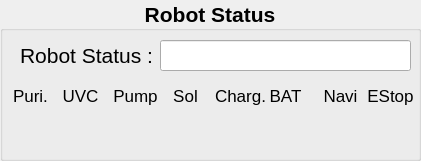
   <widget class="QGroupBox" name="robotStatus_groupBox">
    <property name="geometry">
     <rect>
      <x>10</x>
      <y>570</y>
      <width>421</width>
      <height>161</height>
     </rect>
    </property>
    <property name="font">
     <font>
      <pointsize>16</pointsize>
      <weight>75</weight>
      <bold>true</bold>
     </font>
    </property>
    <property name="title">
     <string>Robot Status</string>
    </property>
    <property name="alignment">
     <set>Qt::AlignCenter</set>
    </property>
    <widget class="QLabel" name="rmStatus_label">
     <property name="geometry">
      <rect>
       <x>20</x>
       <y>40</y>
       <width>141</width>
       <height>31</height>
      </rect>
     </property>
     <property name="font">
      <font>
       <weight>50</weight>
       <bold>false</bold>
      </font>
     </property>
     <property name="text">
      <string>Robot Status :</string>
     </property>
    </widget>
    <widget class="QLineEdit" name="robotStatus_lineEdit">
     <property name="geometry">
      <rect>
       <x>160</x>
       <y>40</y>
       <width>251</width>
       <height>31</height>
      </rect>
     </property>
     <property name="font">
      <font>
       <pointsize>14</pointsize>
       <weight>75</weight>
       <bold>true</bold>
      </font>
     </property>
     <property name="readOnly">
      <bool>true</bool>
     </property>
    </widget>
    <widget class="QLabel" name="puri_label">
     <property name="geometry">
      <rect>
       <x>10</x>
       <y>80</y>
       <width>41</width>
       <height>31</height>
      </rect>
     </property>
     <property name="font">
      <font>
       <pointsize>13</pointsize>
       <weight>50</weight>
       <bold>false</bold>
      </font>
     </property>
     <property name="text">
      <string>Puri.</string>
     </property>
     <property name="alignment">
      <set>Qt::AlignCenter</set>
     </property>
    </widget>
    <widget class="QLabel" name="puriLED_label">
     <property name="geometry">
      <rect>
       <x>20</x>
       <y>120</y>
       <width>31</width>
       <height>31</height>
      </rect>
     </property>
     <property name="text">
      <string/>
     </property>
     <property name="pixmap">
      <pixmap resource="resources.qrc">:/icons/gray-led-on.png</pixmap>
     </property>
     <property name="scaledContents">
      <bool>true</bool>
     </property>
    </widget>
    <widget class="QLabel" name="uvc_label">
     <property name="geometry">
      <rect>
       <x>60</x>
       <y>80</y>
       <width>41</width>
       <height>31</height>
      </rect>
     </property>
     <property name="font">
      <font>
       <pointsize>13</pointsize>
       <weight>50</weight>
       <bold>false</bold>
      </font>
     </property>
     <property name="text">
      <string>UVC</string>
     </property>
     <property name="alignment">
      <set>Qt::AlignCenter</set>
     </property>
    </widget>
    <widget class="QLabel" name="uvcLED_label">
     <property name="geometry">
      <rect>
       <x>70</x>
       <y>120</y>
       <width>31</width>
       <height>31</height>
      </rect>
     </property>
     <property name="text">
      <string/>
     </property>
     <property name="pixmap">
      <pixmap resource="resources.qrc">:/icons/gray-led-on.png</pixmap>
     </property>
     <property name="scaledContents">
      <bool>true</bool>
     </property>
    </widget>
    <widget class="QLabel" name="charging_label">
     <property name="geometry">
      <rect>
       <x>210</x>
       <y>80</y>
       <width>61</width>
       <height>31</height>
      </rect>
     </property>
     <property name="font">
      <font>
       <pointsize>13</pointsize>
       <weight>50</weight>
       <bold>false</bold>
      </font>
     </property>
     <property name="text">
      <string>Charg.</string>
     </property>
     <property name="alignment">
      <set>Qt::AlignCenter</set>
     </property>
    </widget>
    <widget class="QLabel" name="chargingLED_label">
     <property name="geometry">
      <rect>
       <x>220</x>
       <y>120</y>
       <width>31</width>
       <height>31</height>
      </rect>
     </property>
     <property name="text">
      <string/>
     </property>
     <property name="pixmap">
      <pixmap resource="resources.qrc">:/icons/gray-led-on.png</pixmap>
     </property>
     <property name="scaledContents">
      <bool>true</bool>
     </property>
    </widget>
    <widget class="QLabel" name="estop_label">
     <property name="geometry">
      <rect>
       <x>360</x>
       <y>80</y>
       <width>61</width>
       <height>31</height>
      </rect>
     </property>
     <property name="font">
      <font>
       <pointsize>13</pointsize>
       <weight>50</weight>
       <bold>false</bold>
      </font>
     </property>
     <property name="text">
      <string>EStop</string>
     </property>
     <property name="alignment">
      <set>Qt::AlignCenter</set>
     </property>
    </widget>
    <widget class="QLabel" name="estopLED_label">
     <property name="geometry">
      <rect>
       <x>370</x>
       <y>120</y>
       <width>31</width>
       <height>31</height>
      </rect>
     </property>
     <property name="text">
      <string/>
     </property>
     <property name="pixmap">
      <pixmap resource="resources.qrc">:/icons/gray-led-on.png</pixmap>
     </property>
     <property name="scaledContents">
      <bool>true</bool>
     </property>
    </widget>
    <widget class="QLabel" name="lowbat_label">
     <property name="geometry">
      <rect>
       <x>260</x>
       <y>80</y>
       <width>51</width>
       <height>31</height>
      </rect>
     </property>
     <property name="font">
      <font>
       <pointsize>13</pointsize>
       <weight>50</weight>
       <bold>false</bold>
      </font>
     </property>
     <property name="text">
      <string>BAT</string>
     </property>
     <property name="alignment">
      <set>Qt::AlignCenter</set>
     </property>
    </widget>
    <widget class="QLabel" name="lowbatLED_label">
     <property name="geometry">
      <rect>
       <x>270</x>
       <y>120</y>
       <width>31</width>
       <height>31</height>
      </rect>
     </property>
     <property name="text">
      <string/>
     </property>
     <property name="pixmap">
      <pixmap resource="resources.qrc">:/icons/gray-led-on.png</pixmap>
     </property>
     <property name="scaledContents">
      <bool>true</bool>
     </property>
    </widget>
    <widget class="QLabel" name="navistat_label">
     <property name="geometry">
      <rect>
       <x>320</x>
       <y>80</y>
       <width>41</width>
       <height>31</height>
      </rect>
     </property>
     <property name="font">
      <font>
       <pointsize>13</pointsize>
       <weight>50</weight>
       <bold>false</bold>
      </font>
     </property>
     <property name="text">
      <string>Navi</string>
     </property>
     <property name="alignment">
      <set>Qt::AlignCenter</set>
     </property>
    </widget>
    <widget class="QLabel" name="navistatLED_label">
     <property name="geometry">
      <rect>
       <x>320</x>
       <y>120</y>
       <width>31</width>
       <height>31</height>
      </rect>
     </property>
     <property name="text">
      <string/>
     </property>
     <property name="pixmap">
      <pixmap resource="resources.qrc">:/icons/gray-led-on.png</pixmap>
     </property>
     <property name="scaledContents">
      <bool>true</bool>
     </property>
    </widget>
    <widget class="QLabel" name="pump_label">
     <property name="geometry">
      <rect>
       <x>110</x>
       <y>80</y>
       <width>51</width>
       <height>31</height>
      </rect>
     </property>
     <property name="font">
      <font>
       <pointsize>13</pointsize>
       <weight>50</weight>
       <bold>false</bold>
      </font>
     </property>
     <property name="text">
      <string>Pump</string>
     </property>
     <property name="alignment">
      <set>Qt::AlignCenter</set>
     </property>
    </widget>
    <widget class="QLabel" name="pumpLED_label">
     <property name="geometry">
      <rect>
       <x>120</x>
       <y>120</y>
       <width>31</width>
       <height>31</height>
      </rect>
     </property>
     <property name="text">
      <string/>
     </property>
     <property name="pixmap">
      <pixmap resource="resources.qrc">:/icons/gray-led-on.png</pixmap>
     </property>
     <property name="scaledContents">
      <bool>true</bool>
     </property>
    </widget>
    <widget class="QLabel" name="solLED_label">
     <property name="geometry">
      <rect>
       <x>170</x>
       <y>120</y>
       <width>31</width>
       <height>31</height>
      </rect>
     </property>
     <property name="text">
      <string/>
     </property>
     <property name="pixmap">
      <pixmap resource="resources.qrc">:/icons/gray-led-on.png</pixmap>
     </property>
     <property name="scaledContents">
      <bool>true</bool>
     </property>
    </widget>
    <widget class="QLabel" name="sol_label">
     <property name="geometry">
      <rect>
       <x>170</x>
       <y>80</y>
       <width>31</width>
       <height>31</height>
      </rect>
     </property>
     <property name="font">
      <font>
       <pointsize>13</pointsize>
       <weight>50</weight>
       <bold>false</bold>
      </font>
     </property>
     <property name="text">
      <string>Sol</string>
     </property>
     <property name="alignment">
      <set>Qt::AlignCenter</set>
     </property>
    </widget>
   </widget>
